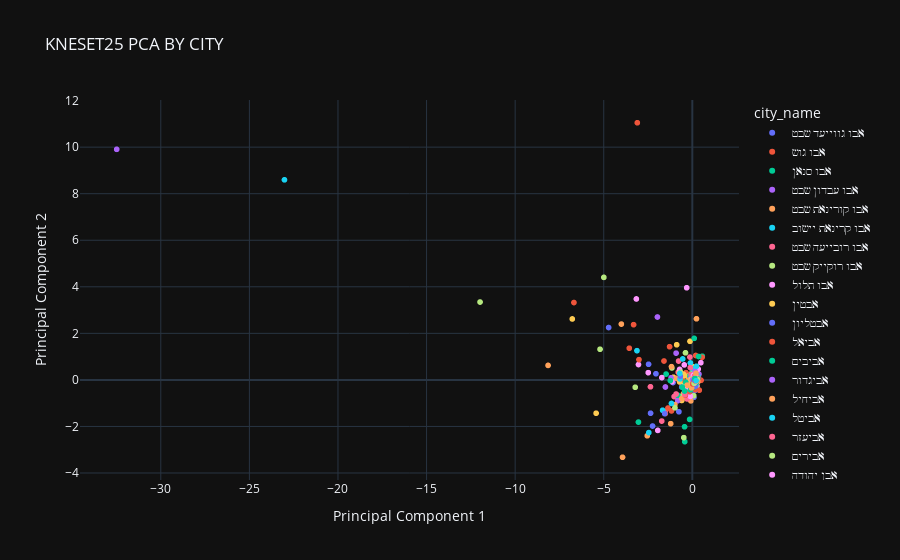

The notebook cell this image was saved under:
### Code cell
pca2_df = ex1.dimensionality_reduction(filtered_df,2,['city_name'])
# Create a scatter plot of the reduced data (for num_components = 2) to visualize dimensionality reduction.
fig = px.scatter(pca2_df, 
                 x='PC1', 
                 y='PC2', 
                 color='city_name', 
                 title="KNESET25 PCA BY CITY", 
                 labels={"PC1": "Principal Component 1", "PC2": "Principal Component 2"},
                 hover_data={'city_name': True, 'PC1': True, 'PC2': True},  
                 template="plotly_dark") 

fig.show()
